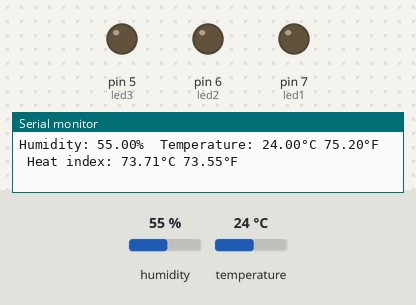
Simulated run of this sketch. Board: Arduino Uno, built with avr-gcc and run on an emulated ATmega328P. On the bench: output pins drawn as LEDs (lit = HIGH), the last lines printed to the serial monitor. The inputs (shaded band) are chosen by the test bench; at power-on: humidity 55 %, temperature 24 °C.

Above: at 4.8 s.
4.9 s: humidity set to 58 %
7.9 s: humidity set to 61 %
At 9.5 s:
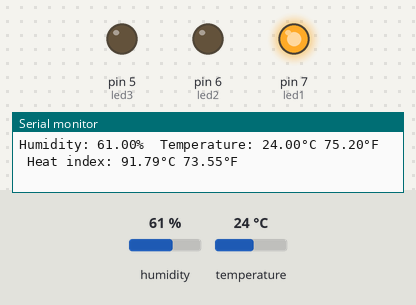
10.9 s: humidity set to 65 %
At 13.1 s:
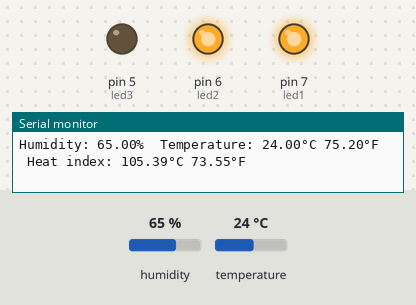
13.9 s: humidity set to 68 %
At 15.6 s:
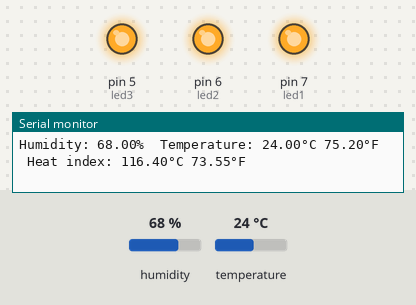
16.9 s: humidity set to 22 %
At 19.2 s:
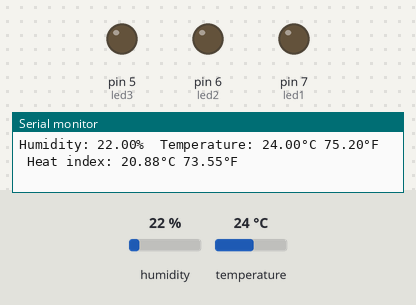
20.2 s: humidity set to 64 %
At 21.7 s:
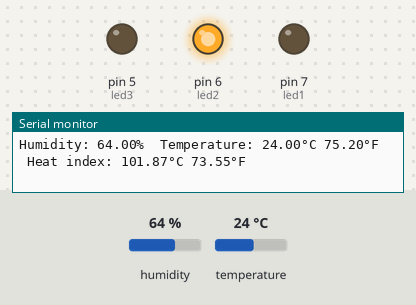
Timing chart, 0 to 23.2 s (numbered marks = the images above; inputs shaded):
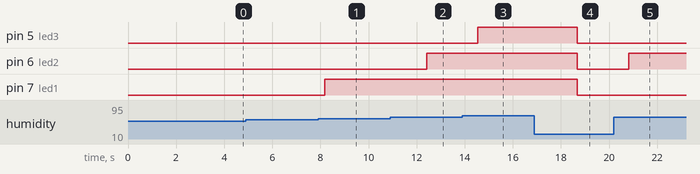

The sketch:

exercise4.ino
```cpp
#include "DHT.h"

#define DHTPIN 2
#define led1 7 //Red
#define led2 6 //Yellow
#define led3 5 //Green

#define DHTTYPE DHT22   // DHT 22  (AM2302), AM2321

DHT dht(DHTPIN, DHTTYPE);

void setup() {
  Serial.begin(9600);
  Serial.println(F("DHTxx test!"));
  pinMode(led1, OUTPUT);
  pinMode(led2, OUTPUT);
  pinMode(led3, OUTPUT);
  dht.begin();
}

void loop() {
  delay(2000);

  float t = dht.readHumidity();
  float h = dht.readTemperature();
  float f = dht.readTemperature(true);

  // Check if any reads failed and exit early (to try again).
  if (isnan(h) || isnan(t) || isnan(f)) {
    Serial.println(F("Failed to read from DHT sensor!"));
    return;
  }

  float hif = dht.computeHeatIndex(f, h);
  float hic = dht.computeHeatIndex(t, h, false);

  if(t >= 60 && t <= 63) {
    delay(100);
    digitalWrite(led1, HIGH);
  } else if(t >= 64 && t <= 66) {
    delay(100);
    digitalWrite(led2, HIGH);
  } else if(t >= 68 && t <= 70) {
    delay(100);
    digitalWrite(led3, HIGH);
  }
  else
  {
    digitalWrite(led1, LOW);
    digitalWrite(led2, LOW);
    digitalWrite(led3, LOW);
  }

  Serial.print(F("Humidity: "));
  Serial.print(t);
  Serial.print(F("%  Temperature: "));
  Serial.print(h);
  Serial.print(F("°C "));
  Serial.print(f);
  Serial.print(F("°F  Heat index: "));
  Serial.print(hic);
  Serial.print(F("°C "));
  Serial.print(hif);
  Serial.println(F("°F"));
}
```

Measured:
- the behaviour switches between 59 and 60 % on humidity (found by bisection; images 0 and 1)
- the behaviour switches between 63 and 64 % on humidity (found by bisection; images 1 and 2)
- after the input at 7.9 s, pin 7 (led1): LOW → HIGH after 0.27 s
- after the input at 10.9 s, pin 6 (led2): LOW → HIGH after 1.5 s
- after the input at 13.9 s, pin 5 (led3): LOW → HIGH after 0.64 s
- after the input at 16.9 s, pin 5 (led3), pin 6 (led2), pin 7 (led1): HIGH → LOW after 1.8 s
- after the input at 20.2 s, pin 6 (led2): LOW → HIGH after 0.61 s
